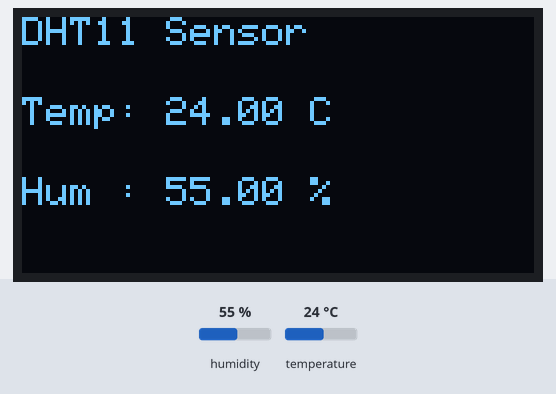
The sketch below on a simulated ESP32. Shown: 128×64 one-colour display. Inputs (shaded band) come from the test bench; at power-on: humidity 55 %, temperature 24 °C.

Above: at 2.9 s.
3.0 s: humidity set to 22 %
At 4.7 s:
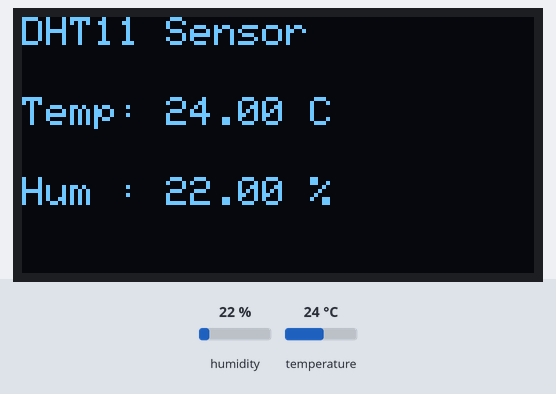
5.7 s: temperature set to 12 °C
At 6.9 s:
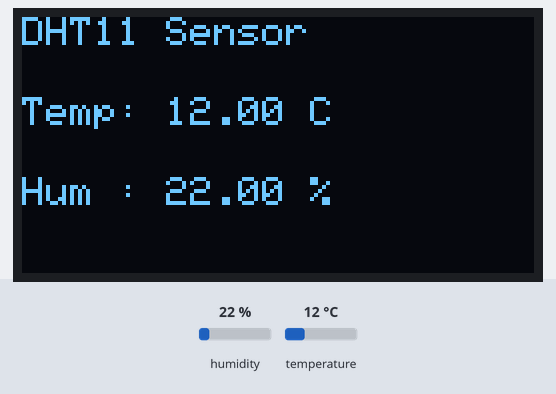
8.4 s: humidity set to 40 %
At 11.1 s:
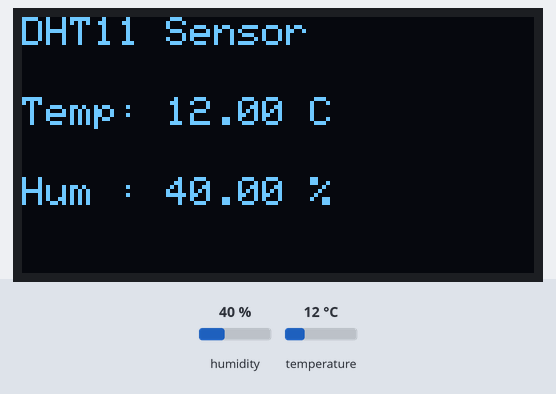
11.8 s: temperature set to 19 °C
Timing chart, 0 to 14.8 s (numbered marks = the images above; inputs shaded):
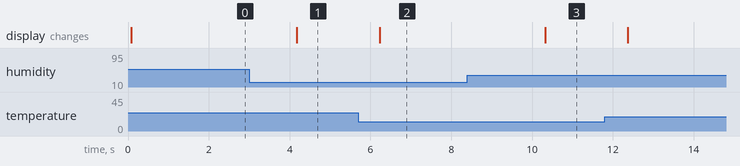

The sketch:

sketch_jul28c.ino
```cpp
#include <Wire.h>
#include <Adafruit_GFX.h>
#include <Adafruit_SSD1306.h>
#include <DHT.h>

#define SCREEN_WIDTH 128
#define SCREEN_HEIGHT 64

Adafruit_SSD1306 display(SCREEN_WIDTH, SCREEN_HEIGHT, &Wire, -1);

#define DHTPIN 4
#define DHTTYPE DHT11

DHT dht(DHTPIN, DHTTYPE);

void setup() {

  Serial.begin(115200);

  dht.begin();

  Wire.begin(21,22);

  if(!display.begin(SSD1306_SWITCHCAPVCC, 0x3C)){
    Serial.println("OLED not found");
    while(true);
  }

  display.clearDisplay();
  display.setTextSize(1);
  display.setTextColor(WHITE);
}

void loop() {

  float temperature = dht.readTemperature();
  float humidity = dht.readHumidity();

  if(isnan(temperature) || isnan(humidity)){
    Serial.println("Failed to read DHT");
    delay(2000);
    return;
  }

  display.clearDisplay();

  display.setCursor(0,0);
  display.println("DHT11 Sensor");

  display.setCursor(0,20);
  display.print("Temp: ");
  display.print(temperature);
  display.println(" C");

  display.setCursor(0,40);
  display.print("Hum : ");
  display.print(humidity);
  display.println(" %");

  display.display();

  delay(2000);
}
```

Measured:
- after the input at 3.0 s, the display: changes after 1.2 s (image 1)
- after the input at 5.7 s, the display: changes after 0.53 s (image 2)
- after the input at 8.4 s, the display: changes after 1.9 s (image 3)
